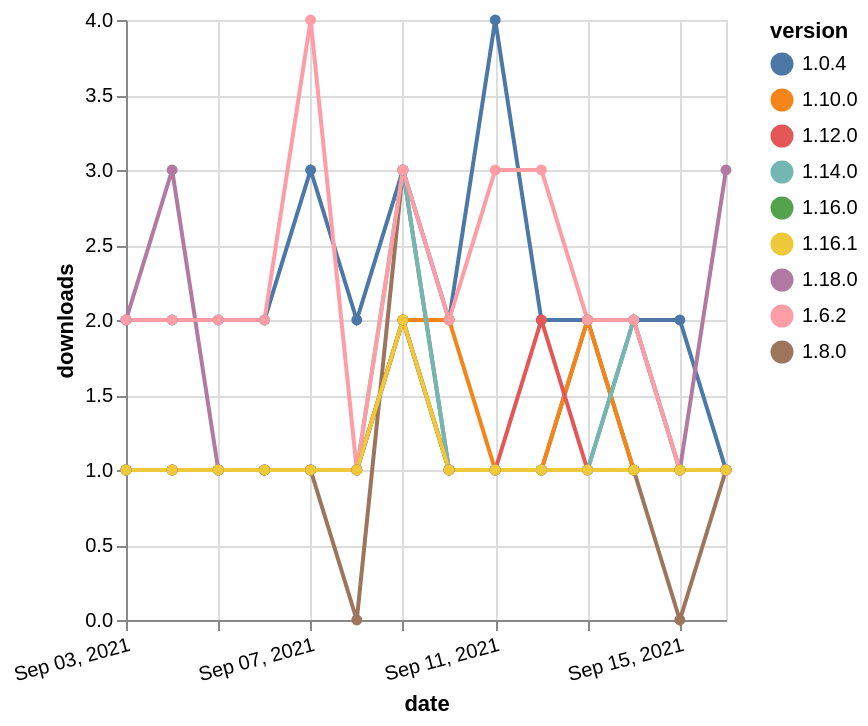

The Vega-Lite source for this figure:
### Vega-Lite specification from a JSON file in a GitHub repository (floating-point values rounded to 4 significant figures)
{"$schema": "https://vega.github.io/schema/vega-lite/v5.json", "description": "A simple bar chart with embedded data.", "data": {"values": [{"date": "2021-09-03", "total": 2702, "delta": 2, "version": "1.0.4"}, {"date": "2021-09-04", "total": 2704, "delta": 2, "version": "1.0.4"}, {"date": "2021-09-05", "total": 2706, "delta": 2, "version": "1.0.4"}, {"date": "2021-09-06", "total": 2708, "delta": 2, "version": "1.0.4"}, {"date": "2021-09-07", "total": 2711, "delta": 3, "version": "1.0.4"}, {"date": "2021-09-08", "total": 2713, "delta": 2, "version": "1.0.4"}, {"date": "2021-09-09", "total": 2716, "delta": 3, "version": "1.0.4"}, {"date": "2021-09-10", "total": 2718, "delta": 2, "version": "1.0.4"}, {"date": "2021-09-11", "total": 2722, "delta": 4, "version": "1.0.4"}, {"date": "2021-09-12", "total": 2724, "delta": 2, "version": "1.0.4"}, {"date": "2021-09-13", "total": 2726, "delta": 2, "version": "1.0.4"}, {"date": "2021-09-14", "total": 2728, "delta": 2, "version": "1.0.4"}, {"date": "2021-09-15", "total": 2730, "delta": 2, "version": "1.0.4"}, {"date": "2021-09-16", "total": 2731, "delta": 1, "version": "1.0.4"}, {"date": "2021-09-03", "total": 127, "delta": 2, "version": "1.18.0"}, {"date": "2021-09-04", "total": 130, "delta": 3, "version": "1.18.0"}, {"date": "2021-09-05", "total": 131, "delta": 1, "version": "1.18.0"}, {"date": "2021-09-06", "total": 132, "delta": 1, "version": "1.18.0"}, {"date": "2021-09-07", "total": 133, "delta": 1, "version": "1.18.0"}, {"date": "2021-09-08", "total": 134, "delta": 1, "version": "1.18.0"}, {"date": "2021-09-09", "total": 136, "delta": 2, "version": "1.18.0"}, {"date": "2021-09-10", "total": 137, "delta": 1, "version": "1.18.0"}, {"date": "2021-09-11", "total": 138, "delta": 1, "version": "1.18.0"}, {"date": "2021-09-12", "total": 139, "delta": 1, "version": "1.18.0"}, {"date": "2021-09-13", "total": 140, "delta": 1, "version": "1.18.0"}, {"date": "2021-09-14", "total": 142, "delta": 2, "version": "1.18.0"}, {"date": "2021-09-15", "total": 143, "delta": 1, "version": "1.18.0"}, {"date": "2021-09-16", "total": 146, "delta": 3, "version": "1.18.0"}, {"date": "2021-09-03", "total": 273, "delta": 1, "version": "1.8.0"}, {"date": "2021-09-04", "total": 274, "delta": 1, "version": "1.8.0"}, {"date": "2021-09-05", "total": 275, "delta": 1, "version": "1.8.0"}, {"date": "2021-09-06", "total": 276, "delta": 1, "version": "1.8.0"}, {"date": "2021-09-07", "total": 277, "delta": 1, "version": "1.8.0"}, {"date": "2021-09-08", "total": 277, "delta": 0, "version": "1.8.0"}, {"date": "2021-09-09", "total": 280, "delta": 3, "version": "1.8.0"}, {"date": "2021-09-10", "total": 281, "delta": 1, "version": "1.8.0"}, {"date": "2021-09-11", "total": 282, "delta": 1, "version": "1.8.0"}, {"date": "2021-09-12", "total": 283, "delta": 1, "version": "1.8.0"}, {"date": "2021-09-13", "total": 285, "delta": 2, "version": "1.8.0"}, {"date": "2021-09-14", "total": 286, "delta": 1, "version": "1.8.0"}, {"date": "2021-09-15", "total": 286, "delta": 0, "version": "1.8.0"}, {"date": "2021-09-16", "total": 287, "delta": 1, "version": "1.8.0"}, {"date": "2021-09-03", "total": 233, "delta": 1, "version": "1.10.0"}, {"date": "2021-09-04", "total": 234, "delta": 1, "version": "1.10.0"}, {"date": "2021-09-05", "total": 235, "delta": 1, "version": "1.10.0"}, {"date": "2021-09-06", "total": 236, "delta": 1, "version": "1.10.0"}, {"date": "2021-09-07", "total": 237, "delta": 1, "version": "1.10.0"}, {"date": "2021-09-08", "total": 238, "delta": 1, "version": "1.10.0"}, {"date": "2021-09-09", "total": 240, "delta": 2, "version": "1.10.0"}, {"date": "2021-09-10", "total": 242, "delta": 2, "version": "1.10.0"}, {"date": "2021-09-11", "total": 243, "delta": 1, "version": "1.10.0"}, {"date": "2021-09-12", "total": 244, "delta": 1, "version": "1.10.0"}, {"date": "2021-09-13", "total": 246, "delta": 2, "version": "1.10.0"}, {"date": "2021-09-14", "total": 247, "delta": 1, "version": "1.10.0"}, {"date": "2021-09-15", "total": 248, "delta": 1, "version": "1.10.0"}, {"date": "2021-09-16", "total": 249, "delta": 1, "version": "1.10.0"}, {"date": "2021-09-03", "total": 160, "delta": 1, "version": "1.16.0"}, {"date": "2021-09-04", "total": 161, "delta": 1, "version": "1.16.0"}, {"date": "2021-09-05", "total": 162, "delta": 1, "version": "1.16.0"}, {"date": "2021-09-06", "total": 163, "delta": 1, "version": "1.16.0"}, {"date": "2021-09-07", "total": 164, "delta": 1, "version": "1.16.0"}, {"date": "2021-09-08", "total": 165, "delta": 1, "version": "1.16.0"}, {"date": "2021-09-09", "total": 167, "delta": 2, "version": "1.16.0"}, {"date": "2021-09-10", "total": 168, "delta": 1, "version": "1.16.0"}, {"date": "2021-09-11", "total": 169, "delta": 1, "version": "1.16.0"}, {"date": "2021-09-12", "total": 170, "delta": 1, "version": "1.16.0"}, {"date": "2021-09-13", "total": 171, "delta": 1, "version": "1.16.0"}, {"date": "2021-09-14", "total": 172, "delta": 1, "version": "1.16.0"}, {"date": "2021-09-15", "total": 173, "delta": 1, "version": "1.16.0"}, {"date": "2021-09-16", "total": 174, "delta": 1, "version": "1.16.0"}, {"date": "2021-09-03", "total": 180, "delta": 1, "version": "1.14.0"}, {"date": "2021-09-04", "total": 181, "delta": 1, "version": "1.14.0"}, {"date": "2021-09-05", "total": 182, "delta": 1, "version": "1.14.0"}, {"date": "2021-09-06", "total": 183, "delta": 1, "version": "1.14.0"}, {"date": "2021-09-07", "total": 184, "delta": 1, "version": "1.14.0"}, {"date": "2021-09-08", "total": 185, "delta": 1, "version": "1.14.0"}, {"date": "2021-09-09", "total": 188, "delta": 3, "version": "1.14.0"}, {"date": "2021-09-10", "total": 189, "delta": 1, "version": "1.14.0"}, {"date": "2021-09-11", "total": 190, "delta": 1, "version": "1.14.0"}, {"date": "2021-09-12", "total": 191, "delta": 1, "version": "1.14.0"}, {"date": "2021-09-13", "total": 192, "delta": 1, "version": "1.14.0"}, {"date": "2021-09-14", "total": 194, "delta": 2, "version": "1.14.0"}, {"date": "2021-09-15", "total": 195, "delta": 1, "version": "1.14.0"}, {"date": "2021-09-16", "total": 196, "delta": 1, "version": "1.14.0"}, {"date": "2021-09-03", "total": 2499, "delta": 2, "version": "1.6.2"}, {"date": "2021-09-04", "total": 2501, "delta": 2, "version": "1.6.2"}, {"date": "2021-09-05", "total": 2503, "delta": 2, "version": "1.6.2"}, {"date": "2021-09-06", "total": 2505, "delta": 2, "version": "1.6.2"}, {"date": "2021-09-07", "total": 2509, "delta": 4, "version": "1.6.2"}, {"date": "2021-09-08", "total": 2510, "delta": 1, "version": "1.6.2"}, {"date": "2021-09-09", "total": 2513, "delta": 3, "version": "1.6.2"}, {"date": "2021-09-10", "total": 2515, "delta": 2, "version": "1.6.2"}, {"date": "2021-09-11", "total": 2518, "delta": 3, "version": "1.6.2"}, {"date": "2021-09-12", "total": 2521, "delta": 3, "version": "1.6.2"}, {"date": "2021-09-13", "total": 2523, "delta": 2, "version": "1.6.2"}, {"date": "2021-09-14", "total": 2525, "delta": 2, "version": "1.6.2"}, {"date": "2021-09-15", "total": 2526, "delta": 1, "version": "1.6.2"}, {"date": "2021-09-16", "total": 2527, "delta": 1, "version": "1.6.2"}, {"date": "2021-09-03", "total": 248, "delta": 1, "version": "1.12.0"}, {"date": "2021-09-04", "total": 249, "delta": 1, "version": "1.12.0"}, {"date": "2021-09-05", "total": 250, "delta": 1, "version": "1.12.0"}, {"date": "2021-09-06", "total": 251, "delta": 1, "version": "1.12.0"}, {"date": "2021-09-07", "total": 252, "delta": 1, "version": "1.12.0"}, {"date": "2021-09-08", "total": 253, "delta": 1, "version": "1.12.0"}, {"date": "2021-09-09", "total": 255, "delta": 2, "version": "1.12.0"}, {"date": "2021-09-10", "total": 256, "delta": 1, "version": "1.12.0"}, {"date": "2021-09-11", "total": 257, "delta": 1, "version": "1.12.0"}, {"date": "2021-09-12", "total": 259, "delta": 2, "version": "1.12.0"}, {"date": "2021-09-13", "total": 260, "delta": 1, "version": "1.12.0"}, {"date": "2021-09-14", "total": 261, "delta": 1, "version": "1.12.0"}, {"date": "2021-09-15", "total": 262, "delta": 1, "version": "1.12.0"}, {"date": "2021-09-16", "total": 263, "delta": 1, "version": "1.12.0"}, {"date": "2021-09-03", "total": 143, "delta": 1, "version": "1.16.1"}, {"date": "2021-09-04", "total": 144, "delta": 1, "version": "1.16.1"}, {"date": "2021-09-05", "total": 145, "delta": 1, "version": "1.16.1"}, {"date": "2021-09-06", "total": 146, "delta": 1, "version": "1.16.1"}, {"date": "2021-09-07", "total": 147, "delta": 1, "version": "1.16.1"}, {"date": "2021-09-08", "total": 148, "delta": 1, "version": "1.16.1"}, {"date": "2021-09-09", "total": 150, "delta": 2, "version": "1.16.1"}, {"date": "2021-09-10", "total": 151, "delta": 1, "version": "1.16.1"}, {"date": "2021-09-11", "total": 152, "delta": 1, "version": "1.16.1"}, {"date": "2021-09-12", "total": 153, "delta": 1, "version": "1.16.1"}, {"date": "2021-09-13", "total": 154, "delta": 1, "version": "1.16.1"}, {"date": "2021-09-14", "total": 155, "delta": 1, "version": "1.16.1"}, {"date": "2021-09-15", "total": 156, "delta": 1, "version": "1.16.1"}, {"date": "2021-09-16", "total": 157, "delta": 1, "version": "1.16.1"}]}, "width": "container", "mark": {"type": "line", "point": {"filled": true}}, "encoding": {"x": {"field": "date", "type": "temporal", "timeUnit": "yearmonthdate", "title": "date", "axis": {"labelAngle": -15}}, "y": {"field": "delta", "type": "quantitative", "title": "downloads"}, "color": {"field": "version", "type": "nominal"}, "tooltip": {"field": "delta"}}}
